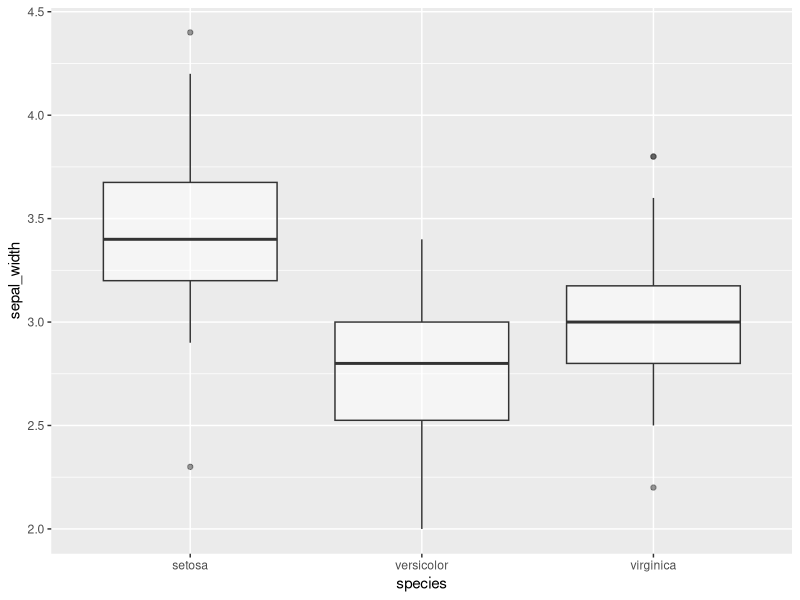
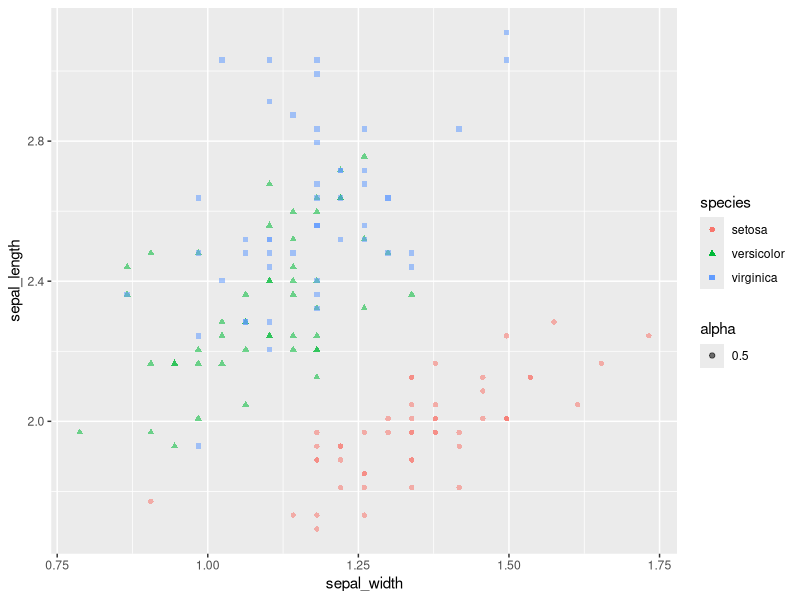
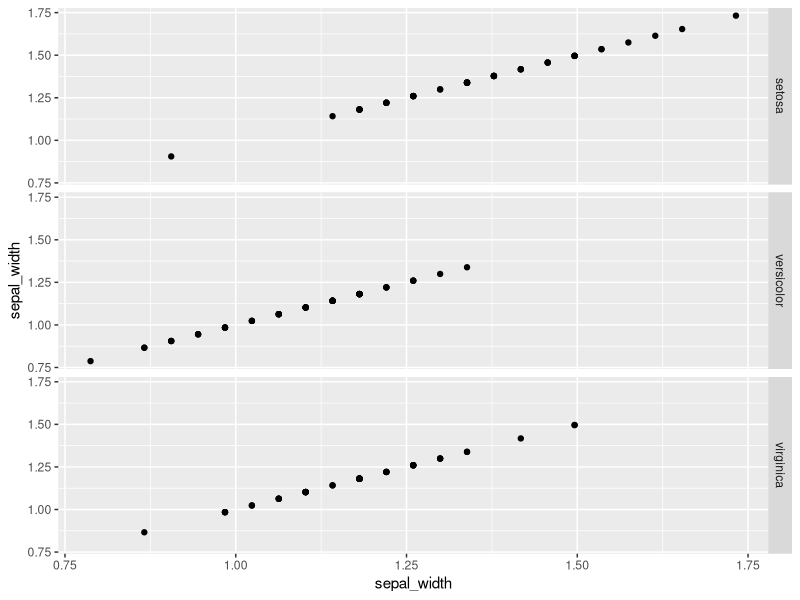

The R script that drew these images, in order: (Note: this script raises an error after producing the figures.)
## ---- chunk 1
knitr::opts_chunk$set(error = TRUE)
## ---- chunk 2
# load your packages here:
library(tidyverse)
## ---- chunk 3
mtcars_1 <- mtcars %>% 
  as_tibble(rownames = "model") %>% 
  filter(cyl == 6) %>% 
  select(model, mpg, hp)

## ---- chunk 4
knitr::kable(mtcars_1)
## ---- chunk 5
iris_wedidit <- iris %>% 
  rename_all(tolower) %>% 
  rename(sepal_length = sepal.length, sepal_width = sepal.width, petal_length = petal.length, petal_width = petal.width) %>% 
  select(species,everything())
## ---- chunk 6
library(ggplot2) 
  iris_wedidit %>% 
  ggplot(aes(x = species, y = sepal_width))+
    geom_boxplot(alpha = 0.5)
## ---- chunk 7
iris_inin <- iris_wedidit %>% 
  mutate(sepal_length = sepal_length / 2.54, sepal_width = sepal_width / 2.54, petal_length = petal_length / 2.54, petal_width = petal_width / 2.54)
## ---- chunk 8
iris_inin %>% 
  ggplot(aes(x = sepal_width, y = sepal_length)) +
  geom_point(aes(shape = species, color = species, alpha = 0.5))

## ---- chunk 9
iris_inin %>% 
  ggplot(aes(x = sepal_width, y = sepal_width)) +
  geom_point()+
  facet_grid(rows = vars(species))
## ---- chunk 10
gapminder %>% 
  group_by(continent, year) %>% 
  summerize(min_life = min(round(lifeExp -1))) %>% 
#why is this not working I don't understand
## ---- chunk 11
psych::bfi %>%
  as_tibble() %>% 
  select(A1:A5) %>% 
  rowwise() %>% 
  mutate(A_mean = mean(c(A1, A2, A3, A4, A5), na.rm = TRUE)) %>% 
  ungroup()
## ---- chunk 12

## ---- chunk 13
psych::bfi %>% 
  as_tibble() %>% 
  select(A1:A5) %>% 
  mutate(A_min = pmin(A1, A2, A3, A4, A5))
## ---- chunk 14
psych::bfi %>% 
  as_tibble() %>% 
  select(A1:A5) %>% 
  mutate(A_mn = rowMeans(select(., A1:A5)),
         A_mn2 = rowMeans(select(., starts_with("A", ignore.case = FALSE))))
## ---- chunk 15
FILL_THIS_IN <-
  psych::bfi %>% 
  FILL_THIS_IN(FILL_THIS_IN)
## ---- chunk 16
FILL_THIS_IN %>% 
  FILL_THIS_IN(FILL_THIS_IN) %>% 
  FILL_THIS_IN(FILL_THIS_IN)
## ---- chunk 17

## ---- chunk 18

